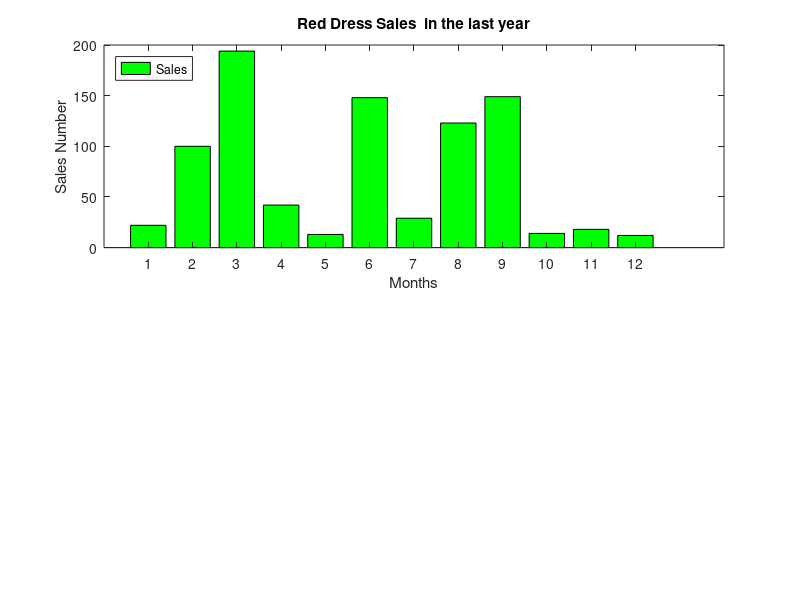

Write the MATLAB code that produced this figure.

months = 1:12; 
sales = randi([0, 200], 1, 12);  


figure;


subplot(2,1,1); 
bar(months, sales, 'FaceColor', 'green');

title('Red Dress Sales  in the last year'); 
xlabel('Months');
ylabel('Sales Number');
legend('Sales', 'Location', 'northwest'); 
